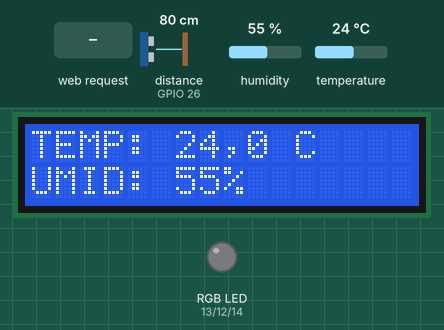
Bench run of a sketch on a simulated ESP32. Parts: 16×2 character LCD, an RGB LED mixed from three pins (HIGH = lit). Wiring (inferred from the names in the program): ultrasonic range finder: trigger GPIO 27; echo GPIO 26. Inputs (shaded band) come from the test bench; at power-on: distance to the obstacle (sensor on GPIO 26) 80 cm, humidity 55 %, temperature 24 °C. The echo pulse lasts 58.3 µs per cm; WiFi joins after 1.5 s; servers stay silent unless stated; pins used as bus, display or sensor lines are not drawn; what the sketch prints to the serial monitor is not drawn.

Above: at 5.5 s.
5.6 s: distance to the obstacle (sensor on GPIO 26) set to 120 cm
At 10.9 s:
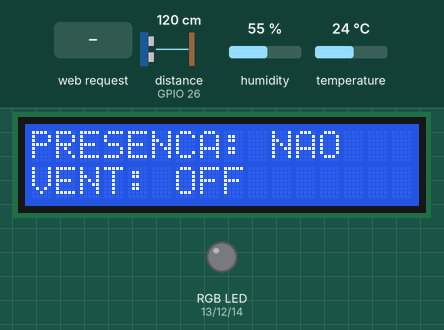
14.6 s: HTTP request GET /cmd?acao=luz_on received
At 16.9 s:
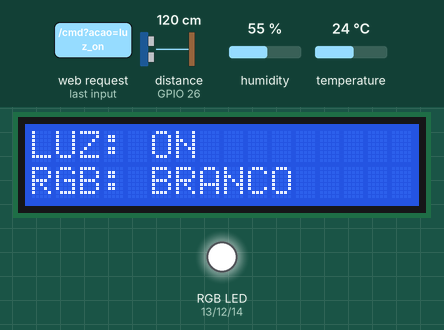
23.6 s: distance to the obstacle (sensor on GPIO 26) set to 2 cm
At 29.7 s:
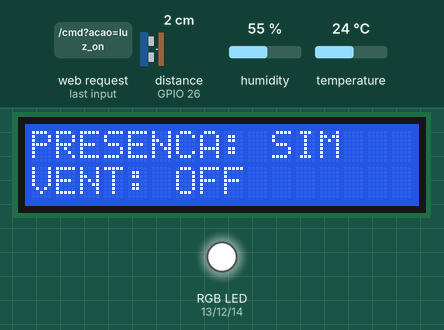
32.6 s: HTTP request GET /cmd?acao=luz_off received
At 35.5 s:
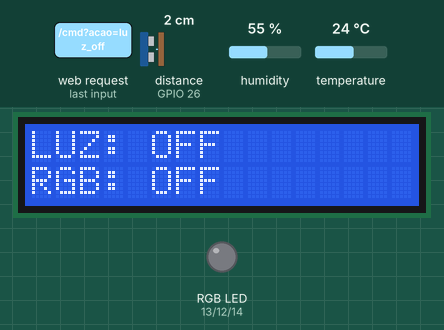
41.6 s: humidity set to 22 %
At 50.3 s:
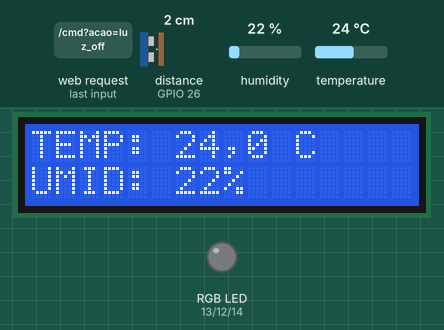
50.6 s: temperature set to 12 °C
At 59.8 s:
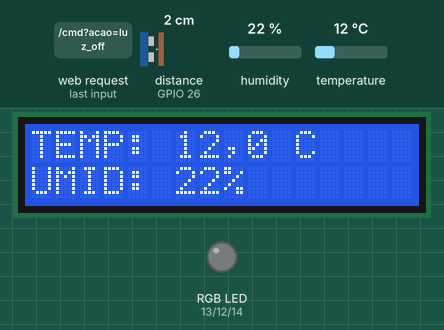
Timing chart, 0 to 60.6 s (numbered marks = the images above; inputs shaded):
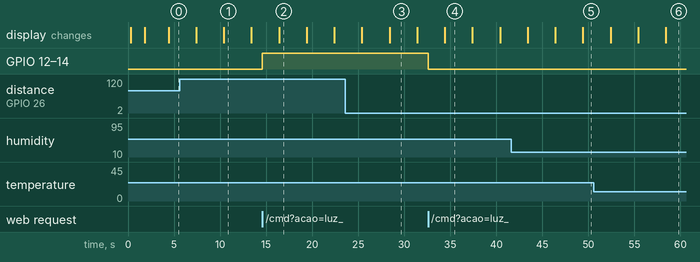

Measured:
- after the input at 5.6 s, the display: first differs from a run without the input after 4.8 s (image 1)
- after the input at 14.6 s, GPIO 12 (PIN_G), GPIO 13 (PIN_R), GPIO 14 (PIN_B): LOW → HIGH at once; the display: changes after 1.8 s (image 2)
- after the input at 23.6 s, the display: first differs from a run without the input after 4.8 s (image 3)
- after the input at 32.6 s, GPIO 12 (PIN_G), GPIO 13 (PIN_R), GPIO 14 (PIN_B): HIGH → LOW at once; the display: changes after 1.8 s (image 4)
- what the display in image 1 shows lasts 3.0 s, from 10.4 s to 13.4 s

The sketch:

smart_home.ino
```cpp
/*
  SMART HOME - ESP32
  Alinhado ao artigo (monitoramento, LCD, interface web e comandos de voz)
  e à fiação pedida, com duas correções elétricas.

  Fiação desta montagem
    RGB vermelho   GPIO 13
    RGB verde      GPIO 12   (strapping: na gravação, se não iniciar, solte o LED)
    RGB azul       GPIO 14
    HC-SR04 TRIG   GPIO 27
    HC-SR04 ECHO   GPIO 26   (ECHO é 5 V: divisor 1k até o GPIO e 2k até o GND)
    DHT11 DATA     GPIO 4    (pedido no 34: corrigido para 4 pois DHT exige I/O)
    LCD I2C SDA    GPIO 32
    LCD I2C SCL    GPIO 33   (pedido no 32: corrigido pois I2C exige dois pinos)
*/

#include <WiFi.h>
#include <WebServer.h>
#include <Wire.h>
#include <LiquidCrystal_I2C.h>
#include <Adafruit_Sensor.h>
#include <DHT.h>

// ===================== CONFIGURAÇÃO =====================
const char* WIFI_SSID = "Rede IFAL_Arapiraca";
const char* WIFI_PASS = "redeifal";
const char* AP_SSID   = "SmartHome-ESP32";

#define PIN_R     13
#define PIN_G     12
#define PIN_B     14
#define PIN_TRIG  27
#define PIN_ECHO  26
#define PIN_DHT   4
#define PIN_SDA   32
#define PIN_SCL   33

#define DHTTYPE   DHT11
#define LCD_ADDR  0x27   // se a varredura achar só 0x3F, troque aqui

// ===================== OBJETOS E ESTADO =====================
DHT dht(PIN_DHT, DHTTYPE);
LiquidCrystal_I2C lcd(LCD_ADDR, 16, 2);
WebServer server(80);

float temperatura = NAN;
float umidade = NAN;
float distanciaCm = -1;
bool luzOn = false;
String corNome = "OFF";
uint8_t cr = 0, cg = 0, cb = 0;

unsigned long tDHT = 0, tUS = 0, tLCD = 0;
uint8_t telaLCD = 0;

// ===================== PWM RGB =====================
#if ESP_ARDUINO_VERSION_MAJOR >= 3
  #define PWM_INIT(pin, ch) ledcAttach(pin, 5000, 8)
  #define PWM_WRITE(pin, ch, v) ledcWrite(pin, v)
#else
  #define PWM_INIT(pin, ch) do { ledcSetup(ch, 5000, 8); ledcAttachPin(pin, ch); } while (0)
  #define PWM_WRITE(pin, ch, v) ledcWrite(ch, v)
#endif

void aplicarRGB(uint8_t r, uint8_t g, uint8_t b, const String& nome) {
  cr = r;
  cg = g;
  cb = b;
  corNome = nome;
  luzOn = (r | g | b) != 0;
  PWM_WRITE(PIN_R, 0, r);
  PWM_WRITE(PIN_G, 1, g);
  PWM_WRITE(PIN_B, 2, b);
}

uint8_t clamp8(long v) {
  if (v < 0) return 0;
  if (v > 255) return 255;
  return (uint8_t)v;
}

// ===================== SENSORES =====================
float lerDistancia() {
  digitalWrite(PIN_TRIG, LOW);
  delayMicroseconds(2);
  digitalWrite(PIN_TRIG, HIGH);
  delayMicroseconds(10);
  digitalWrite(PIN_TRIG, LOW);

  unsigned long duracao = pulseIn(PIN_ECHO, HIGH, 30000);
  if (duracao == 0) return -1;

  float cm = duracao * 0.0343f / 2.0f;
  if (cm < 2.0f || cm > 400.0f) return -1;
  return cm;
}

void atualizarSensores() {
  unsigned long agora = millis();

  if (agora - tDHT >= 2000) {
    tDHT = agora;
    float t = dht.readTemperature();
    float h = dht.readHumidity();
    if (!isnan(t)) temperatura = t;
    if (!isnan(h)) umidade = h;
  }

  if (agora - tUS >= 400) {
    tUS = agora;
    distanciaCm = lerDistancia();
  }
}

// ===================== LCD =====================
void linhaLCD(uint8_t linha, const char* txt) {
  char buf[17];
  snprintf(buf, sizeof(buf), "%-16.16s", txt);
  lcd.setCursor(0, linha);
  lcd.print(buf);
}

void textoTemp(char* saida, size_t n) {
  if (isnan(temperatura)) {
    snprintf(saida, n, "--");
    return;
  }
  snprintf(saida, n, "%.1f", temperatura);
  for (char* p = saida; *p; ++p) {
    if (*p == '.') *p = ',';
  }
}

void atualizarLCD() {
  if (millis() - tLCD < 3000) return;
  tLCD = millis();

  char l0[17], l1[17], num[8];
  switch (telaLCD) {
    case 0: // Tela 1: TEMP e UMID
      textoTemp(num, sizeof(num));
      snprintf(l0, sizeof(l0), "TEMP: %s C", num);
      if (isnan(umidade)) snprintf(l1, sizeof(l1), "UMID: --");
      else snprintf(l1, sizeof(l1), "UMID: %.0f%%", umidade);
      break;
    case 1: // Tela 2: LUZ e RGB
      snprintf(l0, sizeof(l0), "LUZ: %s", luzOn ? "ON" : "OFF");
      snprintf(l1, sizeof(l1), "RGB: %s", corNome.c_str());
      break;
    case 2: // Tela 3: PRESENÇA e VENTILADOR
      bool presenca = (distanciaCm > 0 && distanciaCm < 100); // Simulação de presença via HC-SR04
      snprintf(l0, sizeof(l0), "PRESENCA: %s", presenca ? "SIM" : "NAO");
      snprintf(l1, sizeof(l1), "VENT: OFF");
      break;
  }
  linhaLCD(0, l0);
  linhaLCD(1, l1);
  telaLCD = (telaLCD + 1) % 3;
}

void varrerI2C() {
  Serial.println("Varredura I2C (SDA 32, SCL 33):");
  int achou = 0;
  for (uint8_t endereco = 1; endereco < 127; ++endereco) {
    Wire.beginTransmission(endereco);
    if (Wire.endTransmission() == 0) {
      Serial.printf("  encontrado 0x%02X\n", endereco);
      if (endereco == 0x3F && LCD_ADDR != 0x3F) {
        Serial.println("  LCD parece 0x3F: altere LCD_ADDR e grave de novo.");
      }
      achou++;
    }
  }
  if (!achou) Serial.println("  nenhum dispositivo");
}

// ===================== WEB =====================
const char PAGINA[] PROGMEM = R"HTML(
<!DOCTYPE html><html lang="pt-BR"><head>
<meta charset="utf-8"><meta name="viewport" content="width=device-width,initial-scale=1">
<title>Smart Home ESP32</title>
<style>
:root{--bg:#f4f6f8;--card:#fff;--tx:#1b1f23;--ac:#2563eb;--bd:#d9dee3}
@media (prefers-color-scheme:dark){:root{--bg:#14171a;--card:#1f2428;--tx:#e8ecef;--bd:#323940}}
*{box-sizing:border-box}body{margin:0 auto;max-width:760px;padding:16px;font-family:system-ui,sans-serif;background:var(--bg);color:var(--tx)}
h1{font-size:1.3rem;margin:0 0 4px}p.nota{margin:0 0 14px;font-size:.9rem;opacity:.75}
.grid{display:grid;grid-template-columns:repeat(auto-fit,minmax(150px,1fr));gap:10px}
.card{background:var(--card);border:1px solid var(--bd);border-radius:10px;padding:12px}
.card small{opacity:.7}.v{font-size:1.5rem;font-weight:600}
button{background:var(--ac);color:#fff;border:0;border-radius:8px;padding:10px 12px;font-size:.95rem;cursor:pointer}
button.sec{background:transparent;color:var(--tx);border:1px solid var(--bd)}
.row{display:flex;gap:8px;margin-top:8px;flex-wrap:wrap}
input[type=color]{width:100%;height:40px;border:0;background:none;padding:0}
input[type=text]{flex:1;min-width:0;padding:10px;border-radius:8px;border:1px solid var(--bd);background:var(--card);color:var(--tx)}
#log,#net{font-size:.9rem;margin-top:8px;min-height:1.2em}
#net{color:#b45309}
</style></head><body>
<h1>Smart Home ESP32</h1>
<p class="nota">Luz acende o RGB em branco. Ventilador, presença e LDR não têm pino nesta fiação. O HC-SR04 está nos GPIO 26 e 27.</p>
<div class="grid">
 <div class="card"><small>Temperatura</small><div class="v" id="t">--</div></div>
 <div class="card"><small>Umidade</small><div class="v" id="h">--</div></div>
 <div class="card"><small>Distância</small><div class="v" id="d">--</div></div>
 <div class="card"><small>Luz / RGB</small><div class="v" id="rgb">--</div></div>
</div>
<h3>Controle</h3>
<div class="grid">
 <div class="card"><small>Luz: <b id="luz">--</b></small>
  <div class="row"><button onclick="c('ligar a luz')">Ligar</button><button class="sec" onclick="c('desligar a luz')">Desligar</button></div>
 </div>
 <div class="card"><small>Cor do RGB</small>
  <input type="color" id="cor" value="#0000ff" onchange="rgbHex(this.value)">
  <button class="sec" onclick="c('desligar rgb')">Apagar</button>
 </div>
</div>
<h3>Voz / texto</h3>
<div class="row">
 <input type="text" id="txt" placeholder="ex.: acender RGB azul" onkeydown="if(event.key==='Enter')c(txt.value)">
 <button onclick="c(txt.value)">Enviar</button>
 <button id="mic" onclick="voz()">Falar</button>
</div>
<div id="log"></div>
<div id="net"></div>
<script>
const $=id=>document.getElementById(id);
const CORES=[
 ['vermelh','VERMELHO',255,0,0],
 ['verde','VERDE',0,255,0],
 ['azul','AZUL',0,0,255],
 ['amarel','AMARELO',255,200,0],
 ['branc','BRANCO',255,255,255],
 ['roxo','ROXO',128,0,255],
 ['violet','ROXO',128,0,255],
 ['laranja','LARANJA',255,90,0],
 ['ciano','CIANO',0,255,255],
 ['rosa','ROSA',255,40,120]
];
const tem=(s,p)=>s.indexOf(p)>=0;

function interpretar(bruto){
 const s=bruto.normalize('NFD').replace(/[\u0300-\u036f]/g,'').toLowerCase().trim();
 if(!s) return {erro:'Comando vazio'};
 const off=tem(s,'deslig')||tem(s,'apag')||tem(s,'desativ')||tem(s,'desacion');
 const on=!off&&(tem(s,'lig')||tem(s,'acend')||tem(s,'acion')||tem(s,'ativ'));
 if(tem(s,'ventil')||tem(s,'ventoinha')) return {acao:off?'vent_off':'vent_on'};
 let cor=null;
 for(const c of CORES){ if(tem(s,c[0])){ cor=c; break; } }
 const querCor=tem(s,'rgb')||tem(s,'led')||tem(s,'cor');
 if(querCor||cor){
  if(cor&&!off) return {acao:'rgb',r:cor[2],g:cor[3],b:cor[4],nome:cor[1]};
  if(off) return {acao:'rgb_off'};
  if(on) return {acao:'luz_on'};
  return {erro:'Cor nao reconhecida'};
 }
 if(tem(s,'luz')||tem(s,'lampada')){
  if(off) return {acao:'luz_off'};
  if(on) return {acao:'luz_on'};
 }
 return {erro:'Comando nao reconhecido'};
}

async function c(t){
 if(!t) return;
 const i=interpretar(t);
 const t0=performance.now();
 if(!i.acao){ $('log').textContent='"'+t+'" -> '+(i.erro||'Comando nao reconhecido'); return; }
 try{
  const q=new URLSearchParams();
  q.set('acao',i.acao);
  if(i.nome){ q.set('r',i.r); q.set('g',i.g); q.set('b',i.b); q.set('nome',i.nome); }
  const r=await fetch('/cmd?'+q.toString());
  const x=await r.text();
  $('log').textContent='"'+t+'" -> '+x+' | ida e volta: '+(performance.now()-t0).toFixed(0)+' ms';
 }catch(e){ $('log').textContent='Erro de comunicacao'; }
 est();
}

async function rgbHex(h){
 const t0=performance.now();
 try{
  const r=await fetch('/rgb?hex='+encodeURIComponent(h.slice(1)));
  const x=await r.text();
  $('log').textContent=x+' | ida e volta: '+(performance.now()-t0).toFixed(0)+' ms';
 }catch(e){ $('log').textContent='Erro de comunicacao'; }
 est();
}

async function est(){
 try{
  const r=await fetch('/estado');
  if(!r.ok) throw new Error();
  const j=await r.json();
  $('t').textContent=j.temp==null?'--':Number(j.temp).toFixed(1).replace('.',',')+' °C';
  $('h').textContent=j.umid==null?'--':Number(j.umid).toFixed(0).replace('.',',')+' %';
  $('d').textContent=j.dist<0?'--':Number(j.dist).toFixed(0)+' cm';
  $('luz').textContent=j.luz?'ON':'OFF';
  $('rgb').textContent=j.luz?j.rgb:'OFF';
  $('net').textContent='';
 }catch(e){ $('net').textContent='Sem resposta do ESP32.'; }
}

function voz(){
 const SR=window.SpeechRecognition||window.webkitSpeechRecognition;
 if(!SR||!window.isSecureContext){
  $('log').textContent='Microfone bloqueado em http://IP. Digite a frase: a interpretacao e a mesma da voz.';
  return;
 }
 const r=new SR();
 r.lang='pt-BR';
 r.interimResults=false;
 r.onstart=()=>$('mic').textContent='...';
 r.onend=()=>$('mic').textContent='Falar';
 r.onresult=e=>{ const t=e.results[0][0].transcript; $('txt').value=t; c(t); };
 r.onerror=e=>$('log').textContent='Erro de voz: '+e.error;
 r.start();
}
est();
setInterval(est,2000);
</script></body></html>
)HTML";

String jsonEstado() {
  char temp[16], umid[16], dist[16];
  if (isnan(temperatura)) snprintf(temp, sizeof(temp), "null");
  else snprintf(temp, sizeof(temp), "%.1f", temperatura);
  if (isnan(umidade)) snprintf(umid, sizeof(umid), "null");
  else snprintf(umid, sizeof(umid), "%.0f", umidade);
  if (distanciaCm < 0) snprintf(dist, sizeof(dist), "-1");
  else snprintf(dist, sizeof(dist), "%.0f", distanciaCm);

  char json[160];
  snprintf(json, sizeof(json),
           "{\"temp\":%s,\"umid\":%s,\"dist\":%s,\"luz\":%s,\"rgb\":\"%s\"}",
           temp, umid, dist, luzOn ? "true" : "false", corNome.c_str());
  return String(json);
}

void responder(const char* msg, unsigned long t0) {
  unsigned long dt = micros() - t0;
  char body[96];
  snprintf(body, sizeof(body), "%s [%lu us]", msg, dt);
  Serial.printf("[RESP] %s | %lu us\n", msg, dt);
  server.send(200, "text/plain; charset=utf-8", body);
}

void handleRoot() {
  server.send_P(200, "text/html; charset=utf-8", PAGINA);
}

void handleEstado() {
  server.sendHeader("Cache-Control", "no-store");
  server.send(200, "application/json", jsonEstado());
}

bool nomeSeguro(const String& nome);

void handleCmd() {
  unsigned long t0 = micros();
  if (!server.hasArg("acao")) {
    server.send(400, "text/plain; charset=utf-8", "Parametro 'acao' ausente");
    return;
  }
  String acao = server.arg("acao");

  if (acao == "luz_on") {
    aplicarRGB(255, 255, 255, "BRANCO");
    responder("Luz ligada", t0);
  } else if (acao == "luz_off" || acao == "rgb_off") {
    aplicarRGB(0, 0, 0, "OFF");
    responder(acao == "luz_off" ? "Luz desligada" : "RGB desligado", t0);
  } else if (acao == "rgb") {
    if (!server.hasArg("r") || !server.hasArg("g") || !server.hasArg("b")) {
      server.send(400, "text/plain; charset=utf-8", "RGB incompleto");
      return;
    }
    String nome = server.arg("nome");
    if (!nomeSeguro(nome)) nome = "RGB";
    aplicarRGB(clamp8(server.arg("r").toInt()),
               clamp8(server.arg("g").toInt()),
               clamp8(server.arg("b").toInt()),
               nome);
    char msg[40];
    snprintf(msg, sizeof(msg), "RGB %s", corNome.c_str());
    responder(msg, t0);
  } else if (acao == "vent_on" || acao == "vent_off") {
    responder("Ventilador fora desta montagem", t0);
  } else {
    server.send(400, "text/plain; charset=utf-8", "Acao nao reconhecida");
  }
}

bool nomeSeguro(const String& nome) {
  if (nome.length() == 0 || nome.length() > 16) return false;
  for (unsigned i = 0; i < nome.length(); ++i) {
    char c = nome[i];
    if (!(isalnum((unsigned char)c) || c == '#')) return false;
  }
  return true;
}

bool hexValido(const String& hex) {
  if (hex.length() != 6) return false;
  for (unsigned i = 0; i < hex.length(); ++i) {
    if (!isxdigit(hex[i])) return false;
  }
  return true;
}

void handleRGB() {
  unsigned long t0 = micros();
  if (!server.hasArg("hex") || !hexValido(server.arg("hex"))) {
    server.send(400, "text/plain; charset=utf-8", "hex invalido");
    return;
  }
  String hex = server.arg("hex");
  hex.toLowerCase();
  long v = strtol(hex.c_str(), nullptr, 16);
  String nome = "#" + hex;
  aplicarRGB((v >> 16) & 0xFF, (v >> 8) & 0xFF, v & 0xFF, nome);
  char msg[24];
  snprintf(msg, sizeof(msg), "RGB %s", nome.c_str());
  responder(msg, t0);
}

// ===================== SETUP / LOOP =====================
void setup() {
  Serial.begin(115200);
  delay(200);
  Serial.println();
  Serial.println("Smart Home ESP32");

  pinMode(PIN_TRIG, OUTPUT);
  pinMode(PIN_ECHO, INPUT);
  digitalWrite(PIN_TRIG, LOW);

  pinMode(PIN_R, OUTPUT);
  pinMode(PIN_G, OUTPUT);
  pinMode(PIN_B, OUTPUT);
  digitalWrite(PIN_G, LOW);
  PWM_INIT(PIN_R, 0);
  PWM_INIT(PIN_G, 1);
  PWM_INIT(PIN_B, 2);
  aplicarRGB(0, 0, 0, "OFF");

  dht.begin();

  Wire.setPins(PIN_SDA, PIN_SCL);
  Wire.begin(PIN_SDA, PIN_SCL);
  lcd.init();
  lcd.backlight();
  varrerI2C();
  linhaLCD(0, "Smart Home");
  linhaLCD(1, "Conectando WiFi");

  WiFi.mode(WIFI_STA);
  WiFi.setSleep(false);
  WiFi.begin(WIFI_SSID, WIFI_PASS);
  unsigned long inicio = millis();
  while (WiFi.status() != WL_CONNECTED && millis() - inicio < 20000) {
    delay(300);
    Serial.print(".");
  }
  Serial.println();

  if (WiFi.status() == WL_CONNECTED) {
    Serial.println("IP: " + WiFi.localIP().toString());
    linhaLCD(0, "IP:");
    linhaLCD(1, WiFi.localIP().toString().c_str());
  } else {
    WiFi.mode(WIFI_AP);
    WiFi.softAP(AP_SSID);
    Serial.println("Wi-Fi da casa indisponivel. AP: " + WiFi.softAPIP().toString());
    linhaLCD(0, "AP SmartHome");
    linhaLCD(1, WiFi.softAPIP().toString().c_str());
  }
  delay(2500);
  tLCD = millis() - 3000;

  server.on("/", handleRoot);
  server.on("/estado", handleEstado);
  server.on("/cmd", handleCmd);
  server.on("/rgb", handleRGB);
  server.begin();
}

void loop() {
  server.handleClient(); // Mantém o servidor web ouvindo os comandos e requisições
  atualizarSensores();   // Lê periodicamente os valores do DHT11 e do HC-SR04
  atualizarLCD();        // Atualiza as informações no display I2C
}
```
